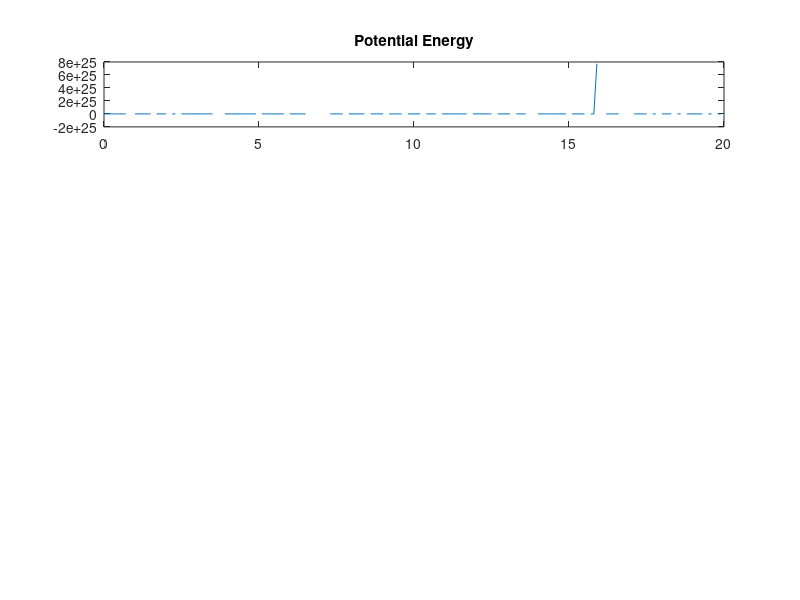

Write MATLAB code to recreate this figure.
temp = dlmread("Temperature.txt");
p_energy = dlmread("PotentialEnergy.txt");
k_energy = dlmread("KineticEnergy.txt");
t_energy = dlmread("TotalEnergy.txt");
time = dlmread("Time.txt");
figure(1)
plot(time,k_energy);
subplot(4,1,1)
plot(time, p_energy);
title ("Potential Energy");
subplot(4,1,2)
plot(time, k_energy);
title ("Kinetic Energy");
subplot(4,1,3)
plot(time, t_energy);
title ("Total Energy");
subplot(4,1,4);
plot(time, temp);
title("Temperature");
